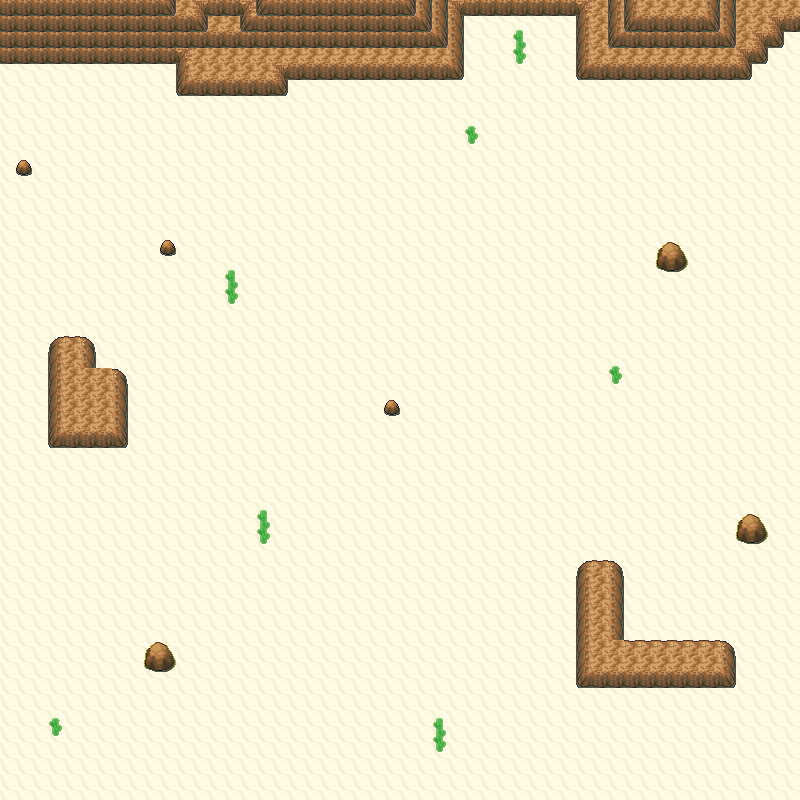

A 2D game scene composited from a Tiled map and its tileset images. What follows is a short description and the map's XML, with each tile layer's data collapsed to a summary:
An orthogonal 50x50 tile map with 16x16 px tiles, 4 tile layers (Grass, Walkable, Collisions, WalkBehind), 7 tilesets.

<map version="1.0" orientation="orthogonal" width="50" height="50" tilewidth="16" tileheight="16">
 <properties>
  <property name="dayPokemonChances" value="Cacnea,20;Baltoy,20;Claydol,10;Cacturne,20;Sandshrew,10;Sandslash,20;" />
  <property name="dayPokemonLevels" value="35-35;35-35;65-65;65-65;35-35;65-65;" />
  <property name="fishPokemonChances" value="" />
  <property name="fishPokemonLevels" value="" />
  <property name="nightPokemonChances" value="Cacnea,20;Baltoy,20;Claydol,10;Cacturne,20;Sandshrew,10;Sandslash,20;" />
  <property name="nightPokemonLevels" value="35-35;35-35;65-65;65-65;35-35;65-65;" />
  <property name="pvp" value="yes" />
  <property name="waterPokemonChances" value="" />
  <property name="waterPokemonLevels" value="" />
  <property name="wildProbability" value="4" />
  <property name="xOffsetModifier" value="0" />
  <property name="yOffsetModifier" value="0" />
 </properties>
 <tileset firstgid="1" source="SinnohInteriorSet1.tsx" />
 <tileset firstgid="2369" source="Orre Tileset 1.tsx" />
 <tileset firstgid="3452" source="Cliffs01.tsx" />
 <tileset firstgid="3682" source="Water02.tsx" />
 <tileset firstgid="3874" source="Water01.tsx" />
 <tileset firstgid="4018" source="Path1.tsx" />
 <tileset firstgid="4442" source="Path0.tsx" />
 <layer name="Grass" width="50" height="50">
  <data>[2500 cells, 2500 non-empty, 5 distinct tile ids]</data>
 </layer>
 <layer name="Walkable" width="50" height="50">
  <data>[2500 cells, 23 non-empty, 1 distinct tile ids]</data>
 </layer>
 <layer name="Collisions" width="50" height="50">
  <data>[2500 cells, 310 non-empty, 18 distinct tile ids]</data>
 </layer>
 <layer name="WalkBehind" width="50" height="50">
  <data>[2500 cells, 11 non-empty, 2 distinct tile ids]</data>
 </layer>
</map>
